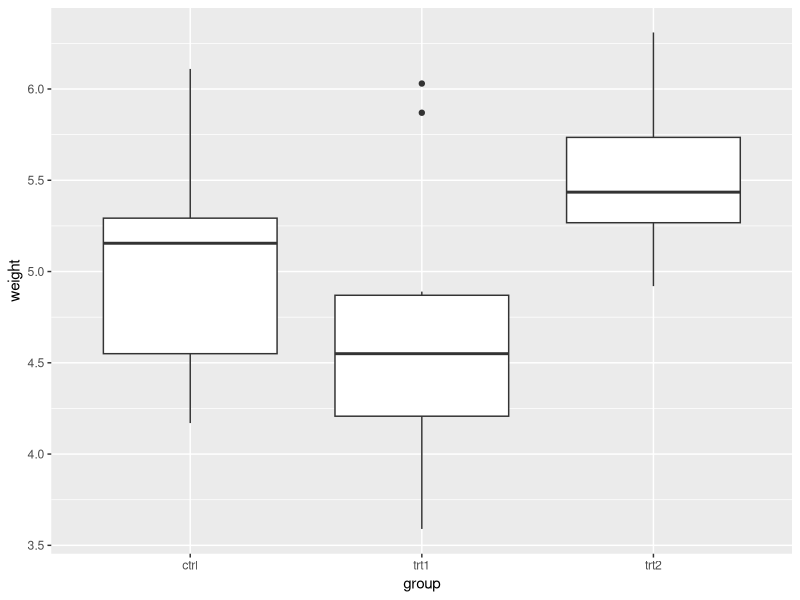
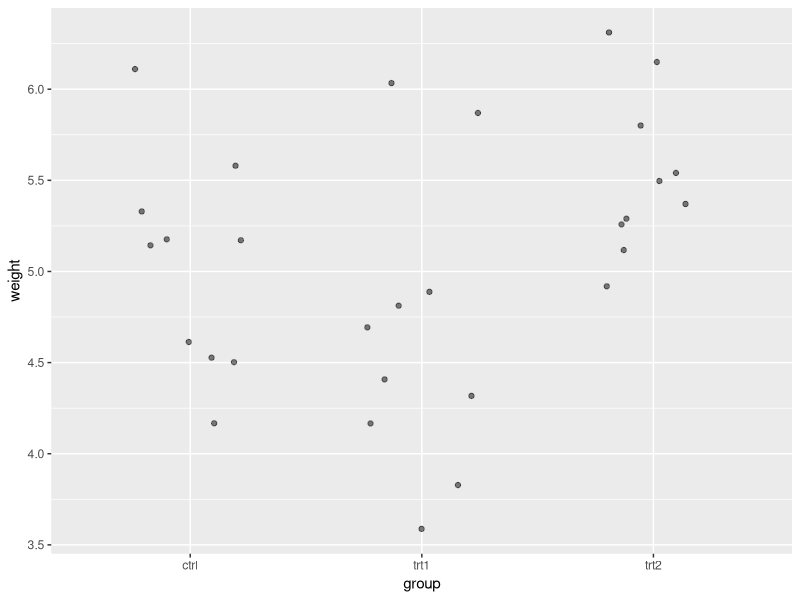
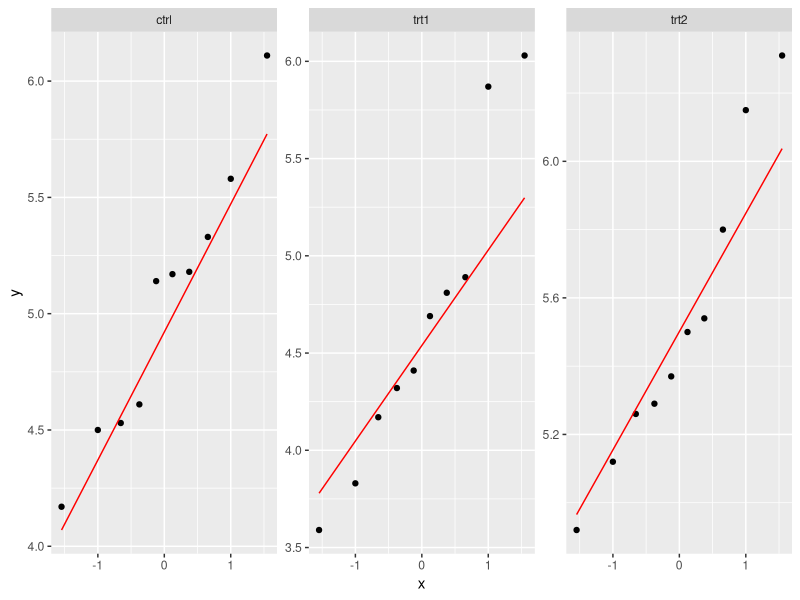

R code for these plots, in order:
# Plant Growth Case Study ----

# Load packages ----
# This should already be loaded if you executed the commands in the previous file.
library(tidyverse)

# A built-in data set ----
data(PlantGrowth)

# 1. Descriptive Statistics ----
# The "global mean", e.g. ANOVA Null hypothesis
mean(PlantGrowth$weight)

# group-wise stats
# Here, using functions from dplyr, a part of the Tidyverse
# Thus, using Tidyverse notation
# %>% is the "the pipe operator"
# Pronounce it as "... and then ..."
# Type it using shift + ctrl + m
PlantGrowth %>% 
  group_by(group) %>% 
  summarise(avg = mean(weight),
            stdev = sd(weight))

# 2. Data Visualization ----
# Here, using functions from ggplot2, a part of the Tidyverse
# 3 essential components
# 1 - The data
# 2 - Aesthetics - "mapping" variables onto scales
# scales: x, y, color, size, shape, linetype
# 3 - Geometry - how the plot will look

# box plot
ggplot(PlantGrowth, aes(x = group, y = weight)) +
  geom_boxplot()

# "dot plot"
ggplot(PlantGrowth, aes(x = group, y = weight)) +
  geom_jitter(width = 0.25, alpha = 0.5)

# Q-Q plot (useful, but a bit more advanced):
ggplot(PlantGrowth, aes(sample = weight)) +
  geom_qq() +
  geom_qq_line(color = "red") +
  facet_wrap(~ group, scales = "free_y")

# 3. Inferential Statistics ----
# first step: define a linear model
# ~ means "described by"
plant_lm <- lm(weight ~ group, data = PlantGrowth)
plant_lm

# t-tests
# Typically, use t.test(), but here, we can use:
summary(plant_lm) # p-values are labeled Pr(>|t|)

# 1-way ANOVA
anova(plant_lm)

# For all pair-wise comparisons use 
plant_aov <- aov(weight ~ group, data = PlantGrowth)
TukeyHSD(plant_aov)